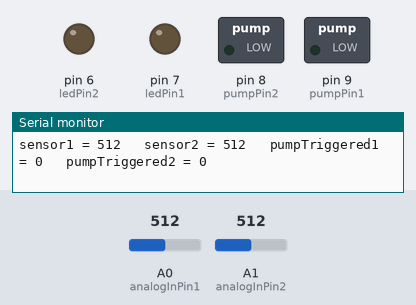
A sketch run on a simulated Arduino Uno, built with avr-gcc and run on an emulated ATmega328P. On the bench: switched loads named in the sketch (green lamp = pin HIGH), output pins drawn as LEDs (lit = HIGH), the last lines printed to the serial monitor. Inputs (shaded band) come from the test bench; at power-on: A0 (analogInPin1) = 512, A1 (analogInPin2) = 512.

Above: at 1.2 s.
1.3 s: A0 (analogInPin1) set to 485
At 2.5 s:
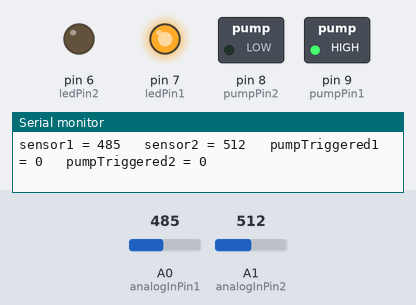
3.5 s: A1 (analogInPin2) set to 488
At 4.9 s:
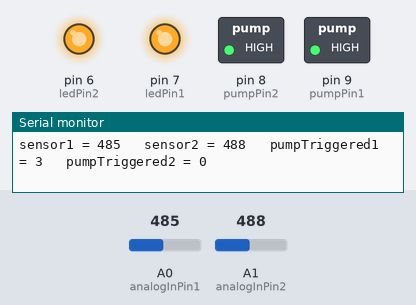
5.6 s: A1 (analogInPin2) set to 510
At 7.2 s:
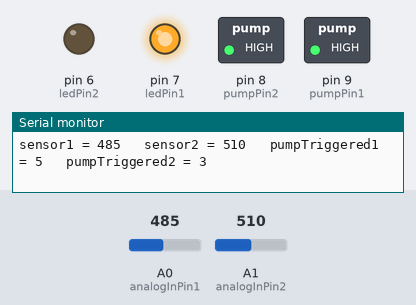
7.6 s: A0 (analogInPin1) set to 510
At 9.4 s:
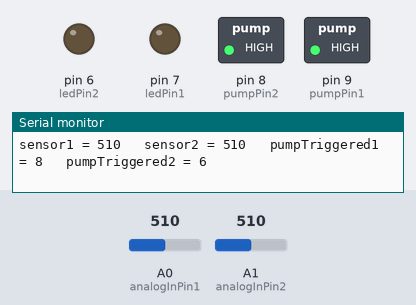
9.7 s: A1 (analogInPin2) set to 490
At 10.7 s:
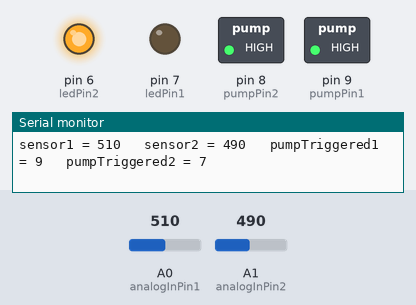
11.8 s: A1 (analogInPin2) set to 511
At 13.1 s:
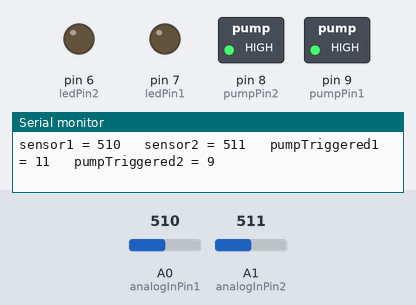
Timing chart, 0 to 14.8 s (numbered marks = the images above; inputs shaded):
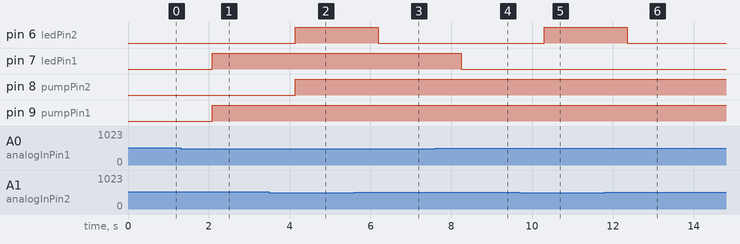

The sketch:

watering_system.ino
```cpp
const int analogInPin1 = A0;
const int analogInPin2 = A1;

const int ledPin1 = 7;
const int ledPin2 = 6;
const int pumpPin1 = 9;
const int pumpPin2 = 8;

int sensorValue1 = 0;
int sensorValue2 = 0;
const int numReadings = 10;
int readings1[numReadings];
int readings2[numReadings];
int total1 = 0;
int total2 = 0;
const int threshold1 = 500;
const int threshold2 = 500;
const int pumpOnFor1 = 600;
const int pumpOnFor2 = 600;
const int pumpOffFor1 = 1200;
const int pumpOffFor2 = 1200;

int pumpTriggered1 = 0;
int pumpTriggered2 = 0;

void setup() {
  Serial.begin(9600);

  pinMode(ledPin1, OUTPUT);
  pinMode(ledPin2, OUTPUT);
  pinMode(pumpPin1, OUTPUT);
  pinMode(pumpPin2, OUTPUT);

  for (int thisReading = 0; thisReading < numReadings; thisReading++) {
    readings1[thisReading] = 0;
    readings2[thisReading] = 0;
  }
}

void loop() {
  for (int readIndex = 0; readIndex < numReadings; readIndex++) {
    total1 = total1 - readings1[readIndex];
    total2 = total2 - readings2[readIndex];
    readings1[readIndex] = analogRead(analogInPin1);
    readings2[readIndex] = analogRead(analogInPin2);

    total1 = total1 + readings1[readIndex];
    total2 = total2 + readings2[readIndex];

    delay(2);
  }

  sensorValue1 = total1 / numReadings;
  sensorValue2 = total2 / numReadings;

  Serial.print("sensor1 = " );
  Serial.print(sensorValue1);
  Serial.print("\t sensor2 = " );
  Serial.print(sensorValue2);
  Serial.print("\t pumpTriggered1 = " );
  Serial.print(pumpTriggered1);
  Serial.print("\t pumpTriggered2 = " );
  Serial.println(pumpTriggered2);

  if(sensorValue1 < threshold1){
    digitalWrite(ledPin1, HIGH);
    if(pumpTriggered1==0){
      pumpTriggered1 = 1;
    }
  }else{
    digitalWrite(ledPin1, LOW);
  }
  if(sensorValue2 < threshold2){
    digitalWrite(ledPin2, HIGH);
    if(pumpTriggered2==0){
      pumpTriggered2 = 1;
    }
  }else{
    digitalWrite(ledPin2, LOW);
  }

  if(pumpTriggered1 > 0 && pumpTriggered1 < pumpOnFor1){
    digitalWrite(pumpPin1, HIGH);
  }else{
    digitalWrite(pumpPin1, LOW);
  }
  if(pumpTriggered1 >= pumpOffFor1){
    pumpTriggered1 = 0;
  }
  if(pumpTriggered2 > 0 && pumpTriggered2 < pumpOnFor2){
    digitalWrite(pumpPin2, HIGH);
  }else{
    digitalWrite(pumpPin2, LOW);
  }
  if(pumpTriggered2 >= pumpOffFor2){
    pumpTriggered2 = 0;
  }

  if(pumpTriggered1 > 0){
    pumpTriggered1++;
  }
  if(pumpTriggered2 > 0){
    pumpTriggered2++;
  }

  delay(1000);
}
```

Measured:
- the behaviour switches between 500 and 499 on A0 (analogInPin1) (found by bisection; images 0 and 1)
- the behaviour switches between 500 and 499 on A1 (analogInPin2) (found by bisection; images 1 and 2)
- after the input at 1.3 s, pin 7 (ledPin1), pin 9 (pumpPin1): LOW → HIGH after 0.78 s
- after the input at 3.5 s, pin 6 (ledPin2), pin 8 (pumpPin2): LOW → HIGH after 0.64 s
- after the input at 5.6 s, pin 6 (ledPin2): HIGH → LOW after 0.59 s
- after the input at 7.6 s, pin 7 (ledPin1): HIGH → LOW after 0.65 s
- after the input at 9.7 s, pin 6 (ledPin2): LOW → HIGH after 0.60 s
- after the input at 11.8 s, pin 6 (ledPin2): HIGH → LOW after 0.56 s
